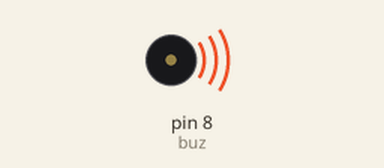
Recording of a sketch running on a simulated Arduino Mega 2560, built with avr-gcc and run on an emulated ATmega2560. On the bench: buzzer (waves = sounding).

Above: at 0.8 s.
At 28.7 s:
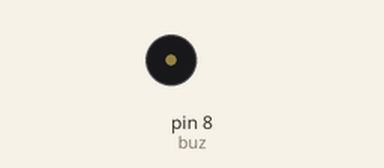
Timing chart, 0 to 41.2 s (numbered marks = the images above):
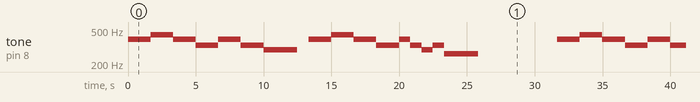

Measured:
- by itself, tone on pin 8 (buz): repeats every 31.7 s: 440 Hz 1.7 s, 2 × (392 Hz 1.7 s, 330 Hz 1.7 s), 294 Hz 2.5 s, silent 0.83 s, 392 Hz 1.7 s, 440 Hz 1.7 s, 392 Hz 1.7 s, 330 Hz 1.7 s, 392 Hz 0.83 s, 330 Hz 0.83 s, 294 Hz 0.83 s, 330 Hz 0.83 s, 262 Hz 2.5 s, silent 5.8 s, 392 Hz 1.7 s

The sketch:

BuzzerSong.ino
```cpp
#include "melody.h"

int buz=8;          // 피에조 부저가 연결된 핀 번호를 변수에 저장합니다.
int tempo=72;       // 연주 속도(템포)를 변수에 저장합니다. 단위는 bpm입니다.
int delayTime=5000; // 연주를 마치고 다시 연주하기까지의 간격을 변수에 저장합니다. 단위는 밀리초입니다.

/*
 * 음의 길이는 't', 박자, 점의 여부로 표현합니다.
 * 박자는 n분음표를 표현하고자 할 때의 그 n을 말하는 것입니다.
 * 음표에 점이 붙어있다면 'd'를 붙이고, 붙어있지 않다면 생략합니다.
 * 가령, 점4분음표는 't4d'로 표현합니다.
 */

int t1=240000/tempo; // 온음표 길이를 변수에 저장합니다.
int t2=120000/tempo; // 2분음표 길이를 변수에 저장합니다.
int t4=t1/4;         // 4분음표 길이를 변수에 저장합니다.
int t8=t1/8;         // 8분음표 길이를 변수에 저장합니다.
int t16=t1/16;       // 16분음표 길이를 변수에 저장합니다.
int t32=t1/32;       // 32분음표 길이를 변수에 저장합니다.
int t2d=t2+t4;       // 점2분음표 길이를 변수에 저장합니다.
int t4d=t4+t8;       // 점4분음표 길이를 변수에 저장합니다.
int t8d=t8+t16;      // 점8분음표 길이를 변수에 저장합니다.
int t4_3=t2/3;       // 셋잇단음표 길이를 변수에 저장합니다.
int t16_6=t4/6;      // 여섯잇단음표? 길이를 변수에 저장합니다.

int n;

/* melody.h의 설명을 참고하여 연주할 음의 이름을 넣습니다. */
int mel[]={
G4, G4, A4, A4, G4, G4, E4, // 학교 종이 땡땡땡
G4, G4, E4, E4, D4, R,      // 어서 모이자
G4, G4, A4, A4, G4, G4, E4, // 선생님이 우리를
G4, E4, D4, E4, C4, R       // 기다리신다
};

/* 소스 상단의 설명을 참고하여 연주할 음의 길이를 넣습니다. */
int dur[]={
t4, t4, t4, t4, t4, t4, t2,
t4, t4, t4, t4, t2d, t4,
t4, t4, t4, t4, t4, t4, t2,
t4, t4, t4, t4, t2d, t4
};

void setup() {
  pinMode(buz, OUTPUT);
}

void loop() {
  for(n=0; n<sizeof(dur)/sizeof(int); n++) {
    if(mel[n]!=0) {
      tone(buz, mel[n], dur[n]);
      delay(dur[n]);
    }
    else {
      noTone(buz);
      delay(dur[n]);
    }
  }
  noTone(buz);
  delay(delayTime);
}
```

melody.h
```cpp
/*
 * 음 이름, 반음 표시, 옥타브 수를 합쳐 표현합니다.
 * 여기서 반음 표시는 조표가 없거나, 변화표가 붙지 않았거나, 제자리표가 붙은 경우 생략합니다.
 * 조표가 있거나 변화표가 붙은 경우, 반음 올릴 때 's'로 표현하고 반음 내릴 때 'f'로 표현합니다.
 * 가령, 4옥타브의 F#을 표현하고 싶다면 'Fs4'로 포현합니다.
 * 쉼표는 'R'로 표현합니다.
 * 가온 도는 'C4'입니다.
 */

#define R 0

#define C1 33
#define Cs1 35
#define Df1 35
#define D1 37
#define Ds1 39
#define Ef1 39
#define E1 41
#define Es1 44
#define Ff1 41
#define F1 44
#define Fs1 46
#define Gf1 46
#define G1 49
#define Gs1 52
#define Af1 52
#define A1 55
#define As1 58
#define Bf1 58
#define B1 62
#define Bs1 65

#define Cf2 62
#define C2 65
#define Cs2 69
#define Df2 69
#define D2 73
#define Ds2 78
#define Ef2 78
#define E2 82
#define Es2 87
#define Ff2 82
#define F2 87
#define Fs2 92
#define Gf2 92
#define G2 98
#define Gs2 104
#define Af2 104
#define A2 110
#define As2 117
#define Bf2 117
#define B2 123
#define Bs2 131

#define Cf3 123
#define C3 131
#define Cs3 139
#define Df3 139
#define D3 147
#define Ds3 156
#define Ef3 156
#define E3 165
#define Es3 175
#define Ff3 165
#define F3 175
#define Fs3 185
#define Gf3 185
#define G3 196
#define Gs3 208
#define Af3 208
#define A3 220
#define As3 233
#define Bf3 233
#define B3 247
#define Bs3 262

#define Cf4 247
#define C4 262
#define Cs4 277
#define Df4 277
#define D4 294
#define Ds4 311
#define Ef4 311
#define E4 330
#define Es4 349
#define Ff4 330
#define F4 349
#define Fs4 370
#define Gf4 370
#define G4 392
#define Gs4 415
#define Af4 415
#define A4 440
#define As4 466
#define Bf4 466
#define B4 494
#define Bs4 523

#define Cf5 494
#define C5 523
#define Cs5 554
#define Df5 554
#define D5 587
#define Ds5 622
#define Ef5 622
#define E5 659
#define Es5 698
#define Ff5 659
#define F5 698
#define Fs5 740
#define Gf5 740
#define G5 784
#define Gs5 831
#define Af5 831
#define A5 880
#define As5 932
#define Bf5 932
#define B5 988
#define Bs5 1047

#define Cf6 988
#define C6 1047
#define Cs6 1109
#define Df6 1109
#define D6 1175
#define Ds6 1245
#define Ef6 1245
#define E6 1319
#define Es6 1397
#define Ff6 1319
#define F6 1397
#define Fs6 1480
#define Gf6 1480
#define G6 1568
#define Gs6 1661
#define Af6 1661
#define A6 1760
#define As6 1865
#define Bf6 1865
#define B6 1976
#define Bs6 2093

#define Cf7 1976
#define C7 2093
#define Cs7 2217
#define Df7 2217
#define D7 2349
#define Ds7 2489
#define Ef7 2489
#define E7 2637
#define Es7 2794
#define Ff7 2637
#define F7 2794
#define Fs7 2960
#define Gf7 2960
#define G7 3136
#define Gs7 3322
#define Af7 3322
#define A7 3520
#define As7 3729
#define Bf7 3729
#define B7 3951
#define Bs7 4186

#define Cf8 3951
#define C8 4186
#define Cs8 4435
#define Df8 4435
#define D8 4699
#define Ds8 4978
#define Ef8 4978
#define E8 5274
#define Es8 5588
#define Ff8 5274
#define F8 5588
#define Fs8 5920
#define Gf8 5920
#define G8 6272
#define Gs8 6645
#define Af8 6645
#define A8 7040
#define As8 7459
#define Bf8 7459
#define B8 7902
```
